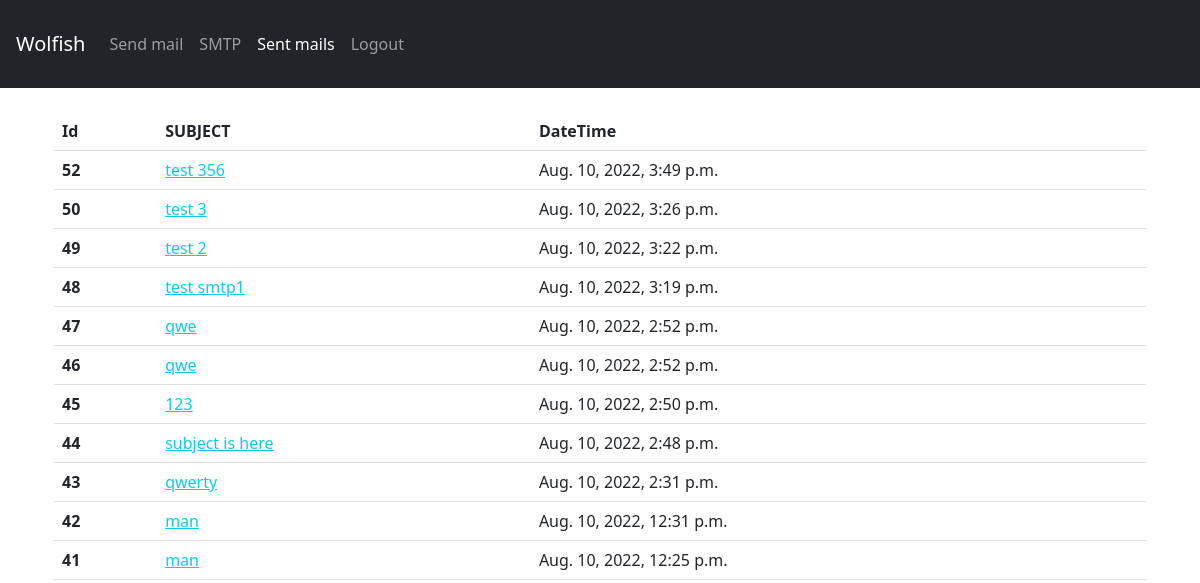
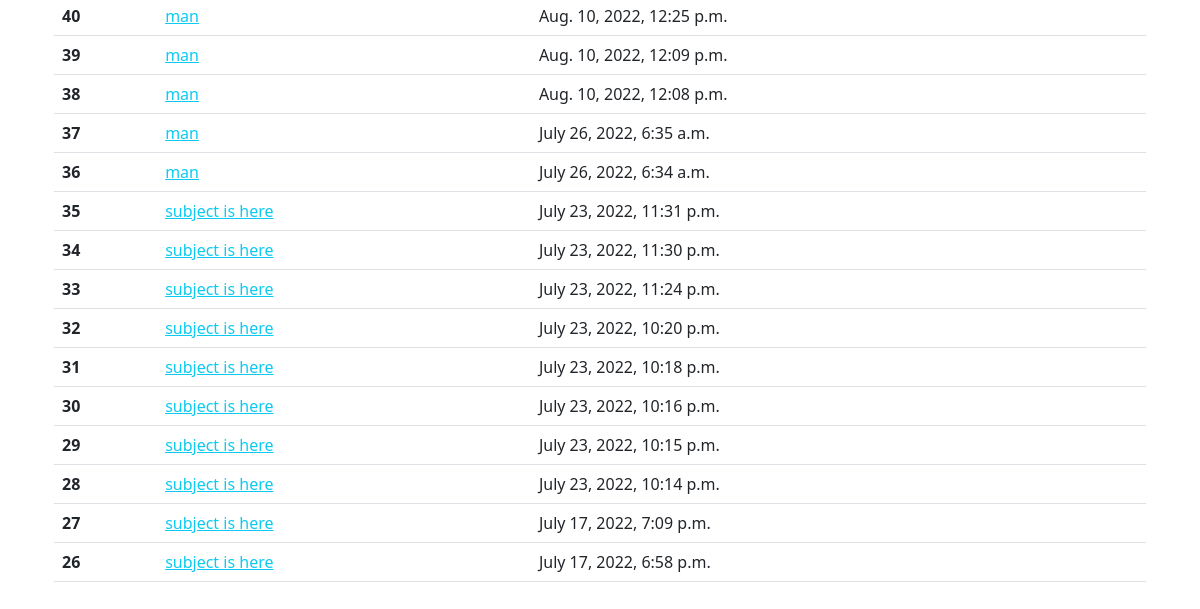
/list-mails/ (signed in), run on an earlier commit of the app's database (2 pictures, top to bottom).
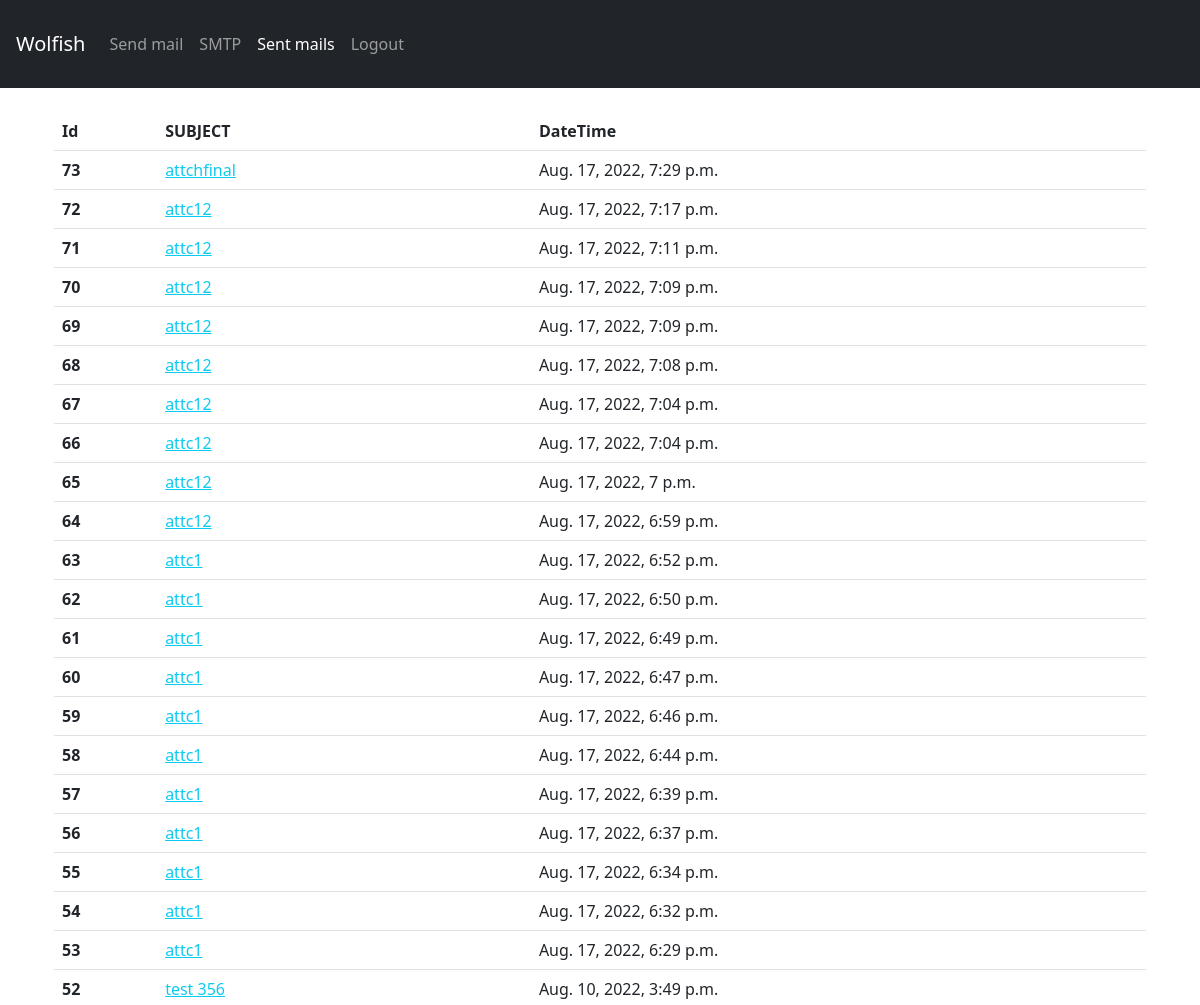
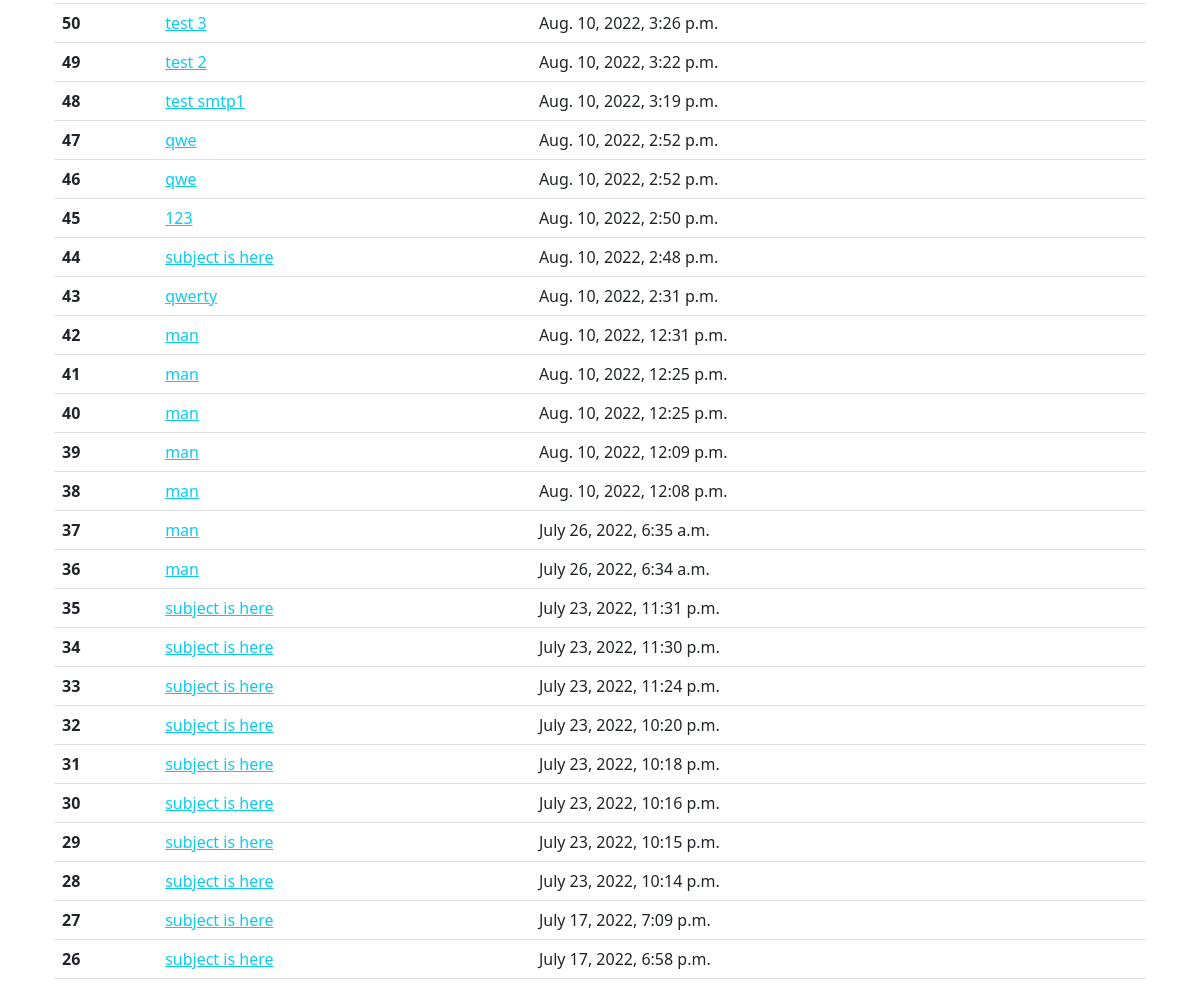
And on a later commit of the database (2 pictures, top to bottom).
### mailer/models.py (models this page shows, shortened)
class Mails(models.Model):
    unq_id          = models.CharField(max_length=255, blank=True, null=True, unique=True)
    sender_email    = models.CharField(max_length=255, blank=True, null=True)
    sender_name     = models.CharField(max_length=255, blank=True, null=True)
    reply_to_email  = models.CharField(max_length=255, blank=True, null=True)
    reply_to_name   = models.CharField(max_length=255, blank=True, null=True)
    subject         = models.CharField(max_length=255, blank=True, null=True)
    message         = models.TextField(blank=True, null=True)
    email_list      = models.TextField(blank=True, null=True)
    dt_stamp        = models.DateTimeField(auto_now_add=True, blank=True, null=True)
    class Meta:
        verbose_name_plural = "Mail"

### mailer/views.py (the view)
# urls.py: path('list-mails/', SenderListView, name="list-sender-view"),
@ login_required(login_url='login/')
def SenderListView(request):
    if request.method == 'GET':
        data = Mails.objects.all().order_by('-id')
        return render(request, 'list-senders.html', {"data":data})

### templates/list-senders.html (shortened to what this page needs)
{% load static %}
{% include 'nav.html' %}
<div class="container p-4">
<form method="POST" action="">
<table class="table">
    <thead>
      <tr>
        <th scope="col">Id</th>
        <th scope="col">SUBJECT</th>
        <th scope="col">DateTime</th>
      </tr>
    </thead>
    <tbody>
    {% for i in data %}
      <tr>
        <th scope="row">{{ i.id }}</th>
        <td><a href="{% url 'detail-sender' id=i.id %}" class="link-info">{{ i.subject }}</a></td>
        <td>{{ i.dt_stamp }}</td>
      </tr>
      {% endfor %}
    </tbody>
</table>
</form>
</div>

### templates/nav.html (shortened to what this page needs)
{% load static %}
<head>
  <link href="https://cdn.jsdelivr.net/npm/bootstrap@5.2.0-beta1/dist/css/bootstrap.min.css" rel="stylesheet">
</head>
<header class="p-3 bg-dark">
<nav class="navbar navbar-expand-sm navbar navbar-dark bg-dark">
  <a class="navbar-brand" href="#">Wolfish</a>
    <ul class="navbar-nav">
      <li class="nav-item">
        <a class="nav-link {% if request.path == '/' %}active{% endif %}" href="{% url 'mail-view' %}">Send mail</a>
      </li>
      <li class="nav-item">
        <a class="nav-link {% if request.path == '/add-smtp/' %}active{% endif %}" href="{% url 'add-sender-view' %}">SMTP</a>
      </li>
      <li class="nav-item">
        <a class="nav-link {% if request.path == '/list-mails/' %}active{% endif %}" href="{% url 'list-sender-view' %}">Sent mails</a>
      </li>
      <li class="nav-item">
        <a class="nav-link" href="{% url 'logout' %}">Logout</a>
      </li>
    </ul>
  </nav>
</header>

What changed in the data, as far as the page shows it:
added Mails: id "73", subject "attchfinal", dt_stamp "Aug. 17, 2022, 7:29 p.m."
added Mails: id "72", subject "attc12", dt_stamp "Aug. 17, 2022, 7:17 p.m."
added Mails: id "71", subject "attc12", dt_stamp "Aug. 17, 2022, 7:11 p.m."
added Mails: id "70", subject "attc12", dt_stamp "Aug. 17, 2022, 7:09 p.m."
added Mails: id "69", subject "attc12", dt_stamp "Aug. 17, 2022, 7:09 p.m."
added Mails: id "68", subject "attc12", dt_stamp "Aug. 17, 2022, 7:08 p.m."
added Mails: id "67", subject "attc12", dt_stamp "Aug. 17, 2022, 7:04 p.m."
added Mails: id "66", subject "attc12", dt_stamp "Aug. 17, 2022, 7:04 p.m."
added Mails: id "65", subject "attc12", dt_stamp "Aug. 17, 2022, 7 p.m."
added Mails: id "64", subject "attc12", dt_stamp "Aug. 17, 2022, 6:59 p.m."
added Mails: id "63", subject "attc1", dt_stamp "Aug. 17, 2022, 6:52 p.m."
added Mails: id "62", subject "attc1", dt_stamp "Aug. 17, 2022, 6:50 p.m."
added Mails: id "61", subject "attc1", dt_stamp "Aug. 17, 2022, 6:49 p.m."
added Mails: id "60", subject "attc1", dt_stamp "Aug. 17, 2022, 6:47 p.m."
added Mails: id "59", subject "attc1", dt_stamp "Aug. 17, 2022, 6:46 p.m."
added Mails: id "58", subject "attc1", dt_stamp "Aug. 17, 2022, 6:44 p.m."
added Mails: id "57", subject "attc1", dt_stamp "Aug. 17, 2022, 6:39 p.m."
added Mails: id "56", subject "attc1", dt_stamp "Aug. 17, 2022, 6:37 p.m."
added Mails: id "55", subject "attc1", dt_stamp "Aug. 17, 2022, 6:34 p.m."
added Mails: id "54", subject "attc1", dt_stamp "Aug. 17, 2022, 6:32 p.m."
added Mails: id "53", subject "attc1", dt_stamp "Aug. 17, 2022, 6:29 p.m."
